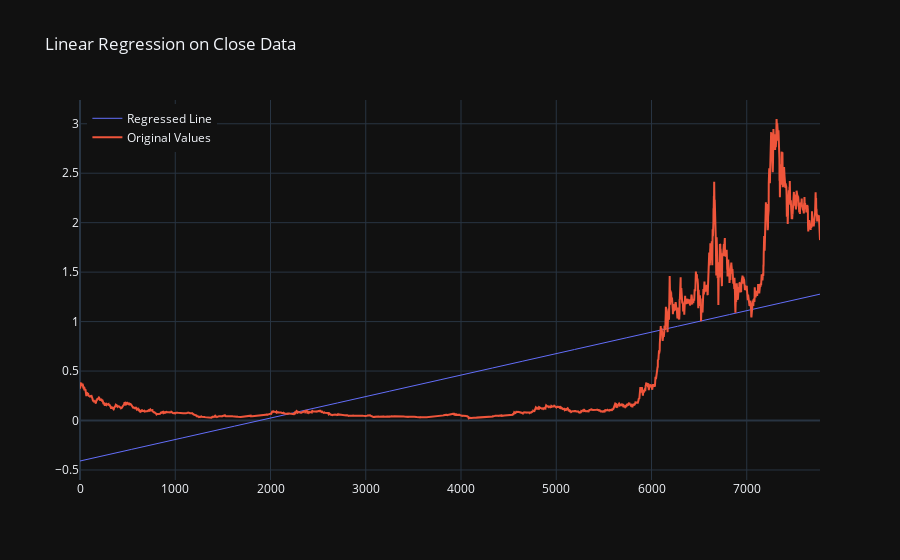

The notebook cell this image was saved under:
### Code cell
drawRegressionPlot(np.arange(0, rows), close, title="Linear Regression on Close Data")

### Figure 1 — Plotly figure (JSON) as saved in the notebook; plotly's stock layout.template omitted (floating-point values rounded to 4 significant figures; data arrays with more than 128 entries replaced by an {"elided": "..."} marker saying what was removed)
{"data": [{"line": {"width": 1}, "mode": "lines", "name": "Regressed Line", "type": "scatter", "x": {"elided": "7770 int values"}, "y": {"elided": "7770 float values"}}, {"name": "Original Values", "type": "scatter", "x": {"elided": "7770 int values"}, "y": {"elided": "7770 float values"}}], "layout": {"legend": {"x": 0.01, "xanchor": "left", "y": 0.99, "yanchor": "top"}, "title": {"text": "Linear Regression on Close Data"}}}
